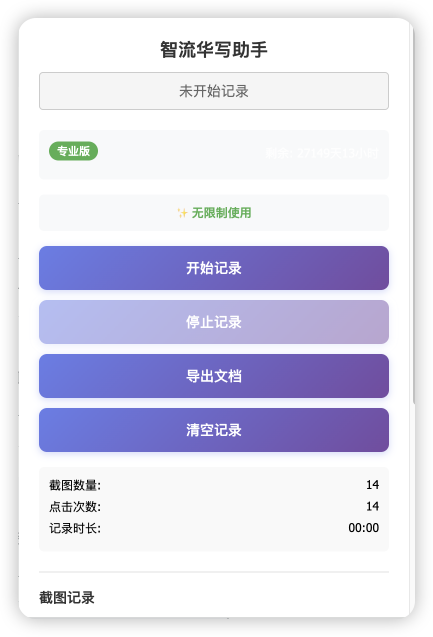
#> input picture g1.jpeg, 866 x 1274 px (shown at 1/2 size)
$ python test_png.py
#> lines starting #> are read from the running program, lines starting #| are printed output that depends on the picture
from PIL import Image
import os

def resize_to_640x400(input_path, output_path):
    """
    将JPEG图片调整为640x400像素
    :param input_path: 原始图片路径
    :param output_path: 处理后图片保存路径
    """
#> called with input_path = 'g1.jpeg', output_path = 'g1_640x400.jpeg'
    try:
        # 打开图片（支持JPEG格式）
        with Image.open(input_path) as img:
            # 如果图片有透明通道，转换为RGB模式
#> img is the input picture: PIL image 866x1274 RGBA; mean R, G, B, A 187, 186, 203.6, 222.3
            if img.mode in ('RGBA', 'LA', 'P'):
                # 创建白色背景
                background = Image.new('RGB', img.size, (255, 255, 255))
#> background: PIL image 866x1274 RGB; every value is 255
                if img.mode == 'P':
                    img = img.convert('RGBA')
                background.paste(img, mask=img.split()[-1] if img.mode == 'RGBA' else None)
                img = background
            elif img.mode != 'RGB':
                img = img.convert('RGB')

            # 调整尺寸为640x400，使用抗锯齿缩放
            resized_img = img.resize((640, 400), Image.Resampling.LANCZOS)
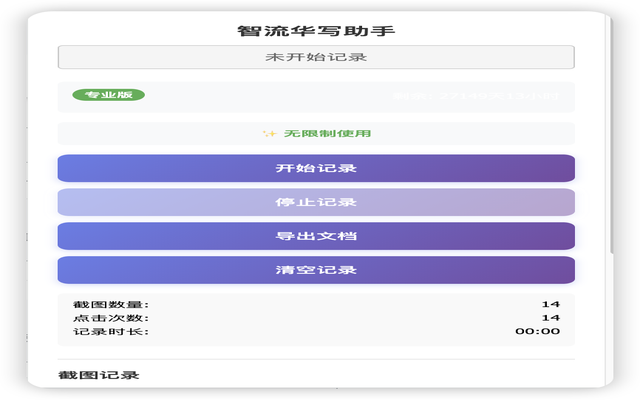
#> resized_img: PIL image 640x400 RGB; mean R, G, B 219.6, 218.6, 236.2
            # 保存为JPEG格式（高质量）
            resized_img.save(output_path, format="JPEG", quality=95)
        print(f"成功保存到: {output_path}")
    except Exception as e:
        print(f"处理失败: {e}")

# 使用示例
if __name__ == "__main__":
    # 要转换的图片列表
    images_to_convert = ["g1.jpeg", "g2.jpeg"]

    for input_image in images_to_convert:
        # 检查文件是否存在
        if not os.path.exists(input_image):
            print(f"❌ 文件不存在: {input_image}")
            continue

        # 生成输出文件名
        base_name = input_image.replace(".jpeg", "").replace(".jpg", "")
        output_image = f"{base_name}_640x400.jpeg"

        print(f"🔄 正在转换: {input_image} -> {output_image}")
        resize_to_640x400(input_image, output_image)
#> pass 2 of the loop `for input_image in images_to_convert:`:
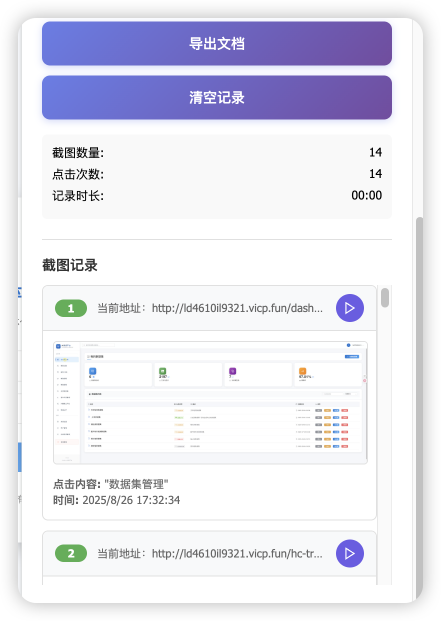
#> input picture g2.jpeg, 882 x 1242 px (shown at 1/2 size)
#> in resize_to_640x400, img is the input picture: PIL image 882x1242 RGBA; mean R, G, B, A 196.9, 196.5, 207.2, 222.3
#> in resize_to_640x400 (call 2), `resized_img = img.resize((640, 400), Image.Resampling.LANCZOS)`:
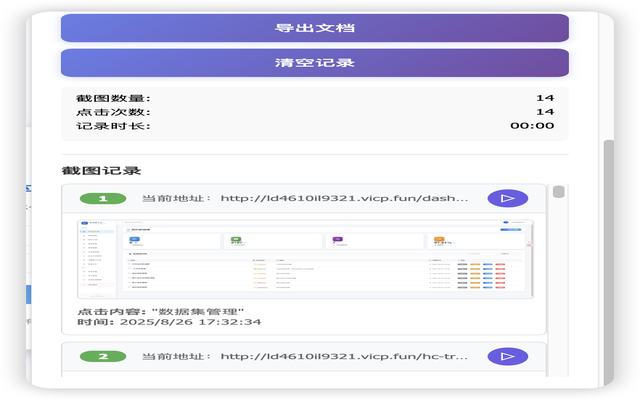
#> resized_img: PIL image 640x400 RGB; mean R, G, B 229.5, 229, 239.8
